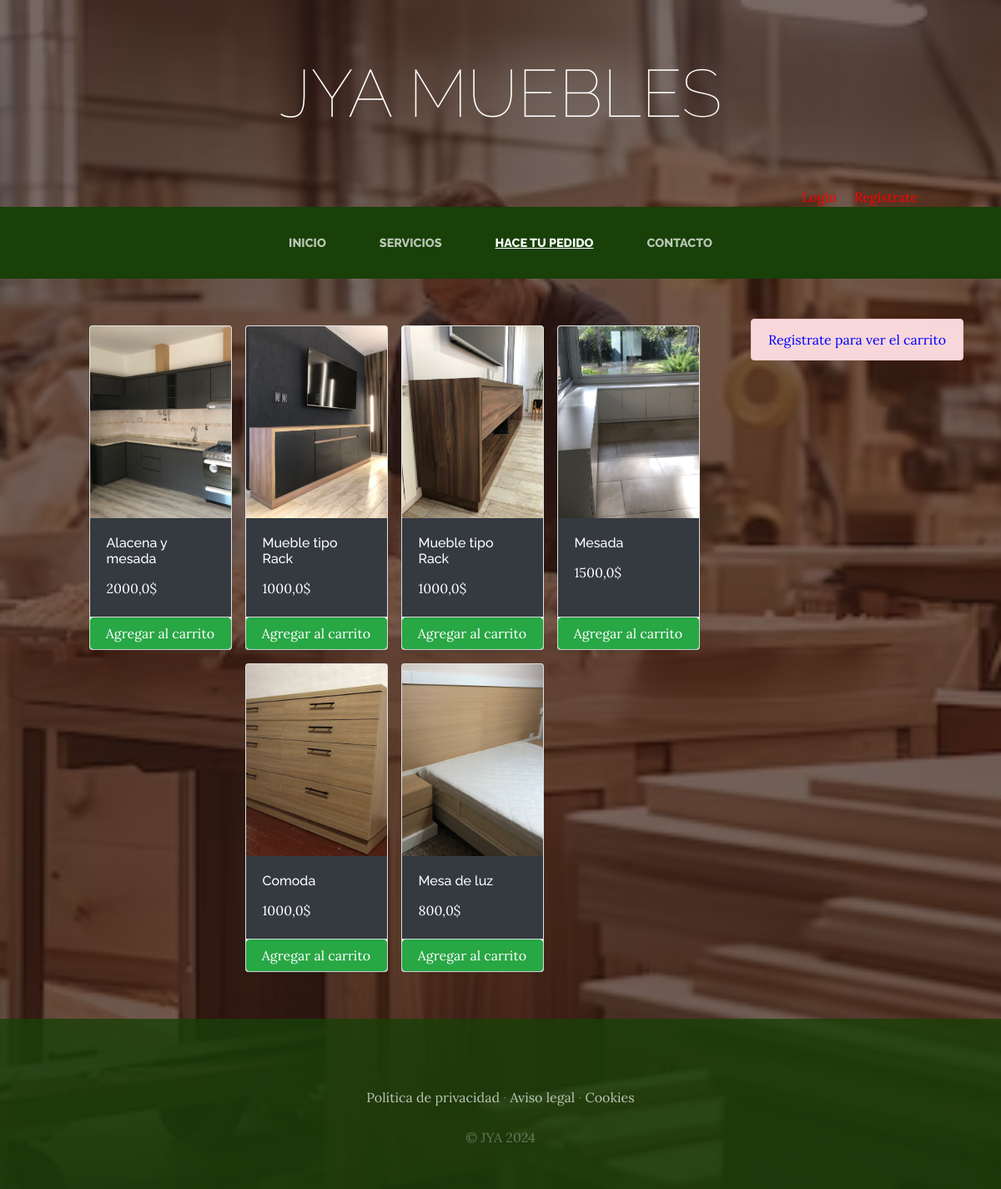
The app's page /tienda/ with its own data.
### tiendapp/models.py (models this page shows)
class Producto(models.Model):
    nombre = models.CharField(max_length=50)
    categorias = models.ForeignKey(CategoriaProducto, on_delete=models.CASCADE) # clave foranea
    precio = models.FloatField()
    imagen = models.ImageField(upload_to="tienda", null=True, blank=True)
    disponibilidad = models.BooleanField(default=True)
    created = models.DateTimeField(auto_now_add=True)
    updated = models.DateTimeField(auto_now_add=True)
    class Meta:
        verbose_name = "Producto"
        verbose_name_plural = "Productos"

### tiendapp/views.py (the view)
# urls.py: path('tienda/', include('tiendapp.urls')),
def tienda(request):
    productos = Producto.objects.all()
    return render(request, "tienda/tienda.html", {"productos": productos})

### carritoapp/context_processor.py (called while the page is built)
def importe_total_carrito(request):
    importe_total = 0
    if request.user.is_authenticated:
        for key, value in request.session["carrito"].items():
            importe_total = importe_total + float(value["precio"])
    else:
        importe_total = "Inicia sesión para acceder a la tienda"
    return {"importe_total_carrito": importe_total}

### tiendapp/templates/tienda/tienda.html
{% extends "approyecto/base.html" %}
{% load static %}
{% block content %}
<div class="container my-5">
     <div style="float:right ;">
        {% if request.user.is_authenticated %}
        {% include "carro/widget.html" %}
        {% else %}
        <div class="alert alert-danger text-center" style="color: blue;">Registrate para ver el carrito</div>
        {% endif %}
     </div>
    <div class="row justify-content-center">
        {% for producto in productos %}
        <div class="card m-2 p-0" style="width: 20%;">
            <img src="{{ producto.imagen.url }}" class="card-img-top" alt="{{ producto.nombre }}" style="height: 230px; object-fit: cover;">
            <div class="card-body bg-dark text-white">
                <h6 class="card-title">{{ producto.nombre }}</h6>
                <p class="card-text">{{ producto.precio }}$</p>
            </div>
            <div class="card-footer text-center p-0">
                <a href="{% url 'carrito:agregar' producto.id %}" class="btn btn-success btn-block">Agregar al carrito</a>
            </div>
        </div>
        {% endfor %}
    </div>
</div>
{% endblock %}

### approyecto/templates/approyecto/base.html (shortened to what this page needs)
<html>
<head>
    {% load static %}
    <link href="{% static 'approyecto/vendor/bootstrap/css/bootstrap.min.css' %}" rel="stylesheet">
    <link href="{% static 'approyecto/css/gestion.css' %}" rel="stylesheet">
</head>
<body>
    <h1 class="site-heading text-center text-white d-none d-lg-block">
        <span class="site-heading-lower">JYA Muebles</span>
      </h1>
      <div style="text-align: right; margin-right: 100px; color: white;">
        {% if user.is_authenticated %}
        Hola {{user.username}} &nbsp; &nbsp; <a href="{% url 'cerrar_sesion' %}" style="color: red;">
          Cerrar sesión
        </a>
        {% else %}
        <a href="{% url 'log_in' %}" style="color: red;">Login</a> &nbsp; &nbsp; <a href="{% url 'Autenticacion' %}" style="color: red;">Registrate</a>
        {% endif%}
      </div>
 <nav class="navbar navbar-expand-lg navbar-dark py-lg-4" id="mainNav">
    <div class="container">
      <div class="collapse navbar-collapse" id="navbarResponsive">
        <ul class="navbar-nav mx-auto">
          <li class="nav-item {% if request.path == '/' %}active{% endif %} px-lg-4">
            <a class="nav-link text-uppercase text-expanded" href="{% url 'Home' %}">Inicio</a>
          </li>
          <li class="nav-item {% if request.path == '/servicios/' %}active{% endif %} px-lg-4">
            <a class="nav-link text-uppercase text-expanded" href="{% url 'Servicios' %}">Servicios</a>
          </li>
          <li class="nav-item {% if request.path == '/tienda/' %}active{% endif %} px-lg-4">
            <a class="nav-link text-uppercase text-expanded" href="{% url 'Tienda' %}">Hace tu pedido</a>
          </li>
          <li class="nav-item {% if request.path == '/contacto/' %}active{% endif %} px-lg-4">
            <a class="nav-link text-uppercase text-expanded" href="{% url 'Contacto' %}">Contacto</a>
          </li>
        </ul>
      </div>
    </div>
  </nav>
   {% block content %}
   {% endblock %}
    <footer class="footer text-faded text-center py-5">
      <div class="container">
        <p class="m-0 mbt">
        	<a href="sample.html" class="link">Política de privacidad</a> ·
        	<a href="sample.html" class="link">Aviso legal</a> ·
        	<a href="sample.html" class="link">Cookies</a>
		</p>
        <p class="m-0 mbt1">&copy; JYA 2024</p>
      </div>
	</footer>
</body>
</html>

### approyecto/static/approyecto/css/gestion.css (style rules this page uses)
body { font-family: 'Lora'; background: linear-gradient(rgba(47, 23, 15, 0.65), rgba(47, 23, 15, 0.65)), url("/static/approyecto/img/muebles.jpg"); background-attachment: fixed; background-position: center; background-size: cover; }
h1, h2, h3, h4, h5, h6 { font-family: 'Raleway'; }
p { line-height: 1.75; }
.text-faded { color: rgba(255, 255, 255, 0.3); }
.site-heading { margin-top: 5rem; margin-bottom: 5rem; text-transform: uppercase; line-height: 1; font-family: 'Raleway'; }
.site-heading .site-heading-lower { font-size: 5rem; font-weight: 100; line-height: 4rem; }
#mainNav { background-color: rgba(24, 64, 8); font-family: 'Raleway'; }
#mainNav .navbar-nav .nav-item .nav-link { color: rgba(255, 255, 255, 0.7); font-weight: 800; }
#mainNav .navbar-nav .nav-item.active .nav-link { color: #ffffff; text-decoration: underline; }
@media (min-width: 992px) { #mainNav .navbar-nav .nav-item .nav-link { font-size: 0.9rem; } }
.footer { background-color: rgba(24, 64, 8, 0.8); }
.btn { box-shadow: 0px 3px 3px 0px rgba(33, 37, 41, 0.1); }
.mbt { padding-top: 2rem; }
.mbt1 { padding-top: 1.25rem; }
a.link { color: rgba(255, 255, 255, 0.7); }

### records on screen
Producto: imagen (picture), nombre "Alacena y mesada", precio "2000,0"
Producto: imagen (picture), nombre "Mueble tipo Rack", precio "1000,0"
Producto: imagen (picture), nombre "Mueble tipo Rack", precio "1000,0"
Producto: imagen (picture), nombre "Mesada", precio "1500,0"
Producto: imagen (picture), nombre "Comoda", precio "1000,0"
Producto: imagen (picture), nombre "Mesa de luz", precio "800,0"
